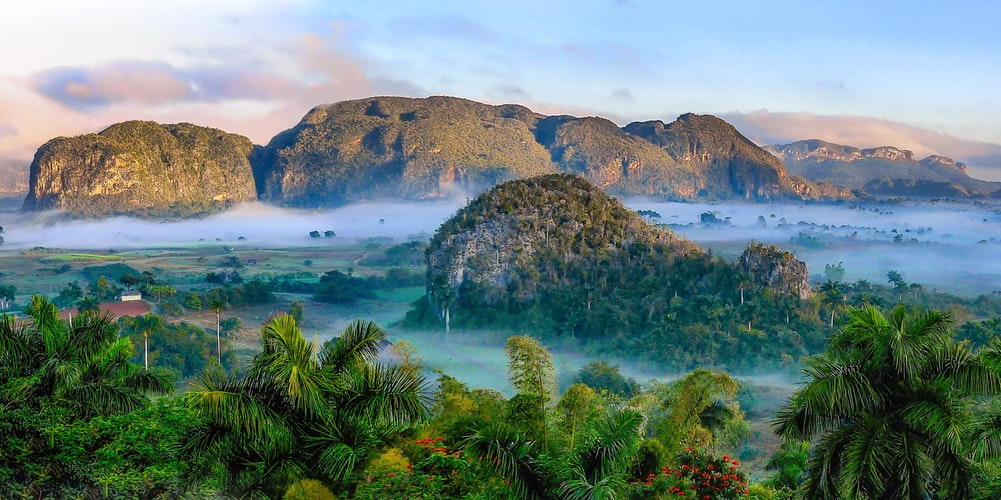
#> input picture Domasni/dom1/sample_nature.jpeg, 1001 x 500 px, given in place of lena.png, which was not available
$ python compass_operator.py
#> lines starting #> are read from the running program, lines starting #| are printed output that depends on the picture; after the words box and inside, x2 and y2 are one past the last pixel; in counts of white or black regions, pixels touching at a corner belong together; pictures that were not available may be replaced by others from this repository, and a replacement may not be noted
import cv2
import matplotlib.pyplot as plt
import numpy as np
import argparse

kernels = [
    np.array(([1, 1, 0], [1, 0, -1], [0, -1, -1]), dtype="float32"),
    np.array(([1, 1, 1], [0, 0, 0], [-1, -1, -1]), dtype="float32"),
    np.array(([0, 1, 1], [-1, 0, 1], [-1, -1, 0]), dtype="float32"),
    np.array(([1, 0, -1], [1, 0, -1], [1, 0, -1]), dtype="float32"),
    # Ostanatite 4 kerneli moze da se dobijat so mnozenje so -1 na ovie matrici
    # no zaradi poednostavuvanje ke bidat harkodirani

    np.array(([-1, -1, 0], [-1, 0, 1], [0, 1, 1]), dtype="float32"),
    np.array(([-1, -1, -1], [0, 0, 0], [1, 1, 1]), dtype="float32"),
    np.array(([0, -1, -1], [1, 0, -1], [1, 1, 0]), dtype="float32"),
    np.array(([-1, 0, 1], [-1, 0, 1], [-1, 0, 1]), dtype="float32"),
]


def apply_filters(src_img):
    """
    :param src_img:
    :return: Lista od 8 slika i vrz sekoja slika e apliciran po eden od 8 te kerneli
    """
    return [cv2.filter2D(src_img, -1, kernel) for kernel in kernels]


def show_all_filtered_images(f_imgs):
    k_c = 1
    for f_img in f_imgs:
        cv2.imshow("Source image filtered with Kernel #{}".format(k_c), f_img)
        cv2.waitKey(0)
        k_c += 1


def calculate_result(f_imgs, shape):
    return np.reshape(np.maximum.reduce([f_img.flatten() for f_img in f_imgs]), shape)


def threshold_edges(img, min_value):
    return cv2.threshold(img, min_value, 255, cv2.THRESH_BINARY)[1]


if __name__ == '__main__':
    src_image = cv2.imread("lena.png", 0)
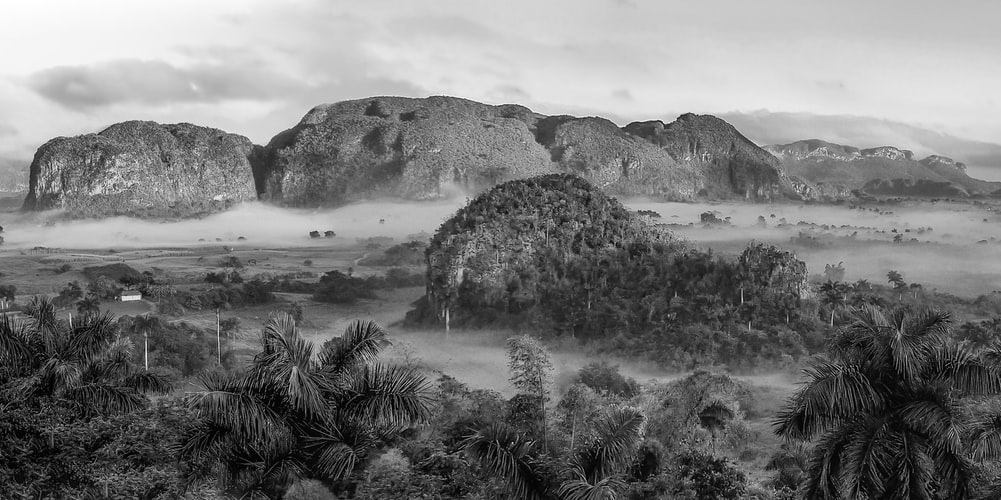
#> src_image: shape (500, 1001); min 0, max 255, mean 121
    filteredImgs = apply_filters(src_image)  # gi aplicirame 8-te
#> filteredImgs = 8 items

    # Prikaz na poedinecni aplikacii na sekoj kernel
    show_all_filtered_images(filteredImgs)
#> the loop in show_all_filtered_images, `for f_img in f_imgs:` made 8 passes
#> pass 1, in show_all_filtered_images, `cv2.imshow("Source image filtered with Kernel #{}".format(k_c), f_img)`:
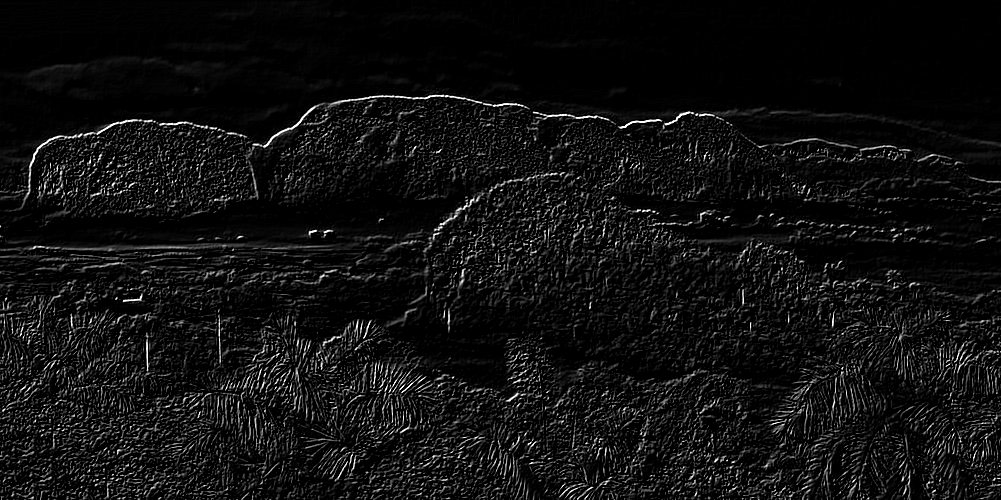
#> window 'Source image filtered with Ker': shape (500, 1001); min 0, max 255, mean 16.4
#> pass 2, in show_all_filtered_images, `cv2.imshow("Source image filtered with Kernel #{}".format(k_c), f_img)`:
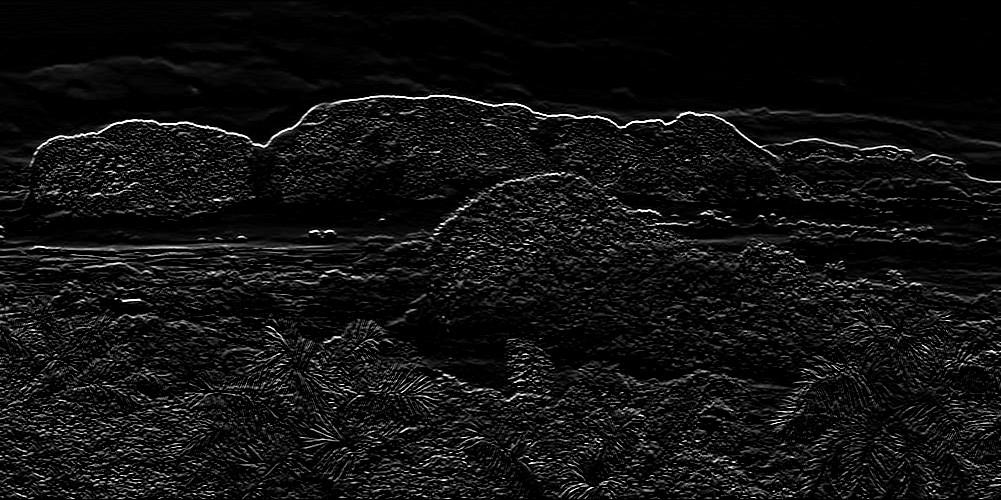
#> window 'Source image filtered with Ker': shape (500, 1001); min 0, max 255, mean 16.9
#> after the loop in show_all_filtered_images, `for f_img in f_imgs:`: k_c = 9
    img_edges = calculate_result(filteredImgs, filteredImgs[0].shape)
#> in calculate_result, `return np.reshape(np.maximum.reduce([f_img.flatten() for f_img in f_im..`:
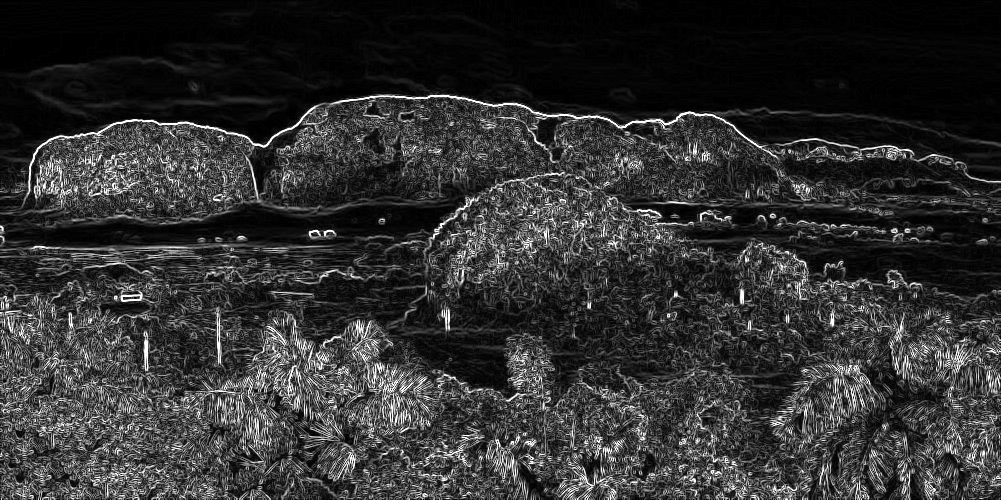
#> returned value: shape (500, 1001); min 0, max 255, mean 49.2

    # Prikaz na Originalnata slika i detektiranite rabovi
    cv2.imshow("Original Image", src_image)
    cv2.imshow("Detected Edges", img_edges)
    cv2.waitKey(0)
    cv2.destroyAllWindows()


    # Thresholding na detektiranite rabovi
    def on_trackbar(val):
        cv2.imshow("Thresholding Demo", threshold_edges(img_edges, val))
#> in threshold_edges, `return cv2.threshold(img, min_value, 255, cv2.THRESH_BINARY)[1]`:
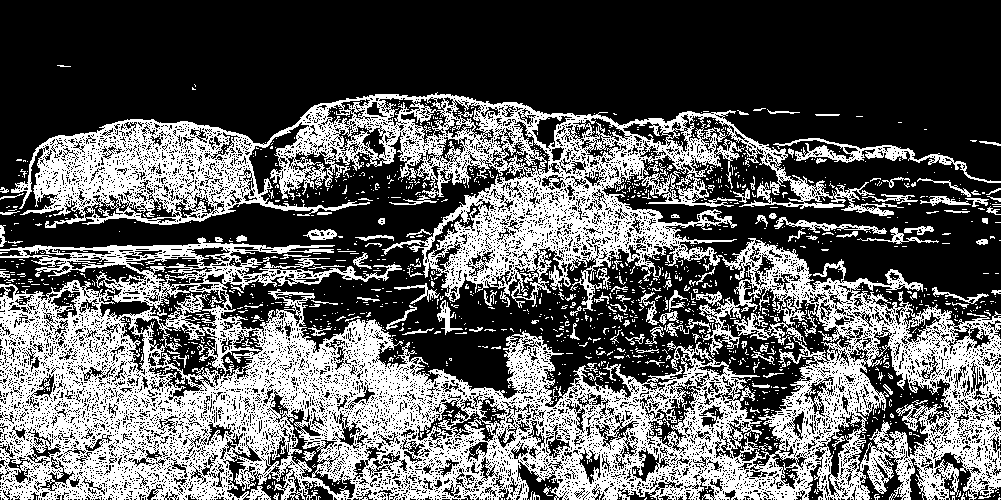
#> returned value: shape (500, 1001); 37.2% white; 1525 white regions (1392 under 20 px), largest, box (x1, y1, x2, y2) and area: (0, 92, 1001, 500) 171721, (773, 138, 1001, 183) 1581, (774, 217, 887, 234) 514


    cv2.namedWindow("Thresholding Demo")
    cv2.createTrackbar("Lower Threshold Value:", "Thresholding Demo", 0, 255, on_trackbar)
    on_trackbar(50)
    cv2.waitKey(0)

$ run again, on Domasni/dom5/database/Alterman_Jaffey_Ho_Location_Reviews.jpg
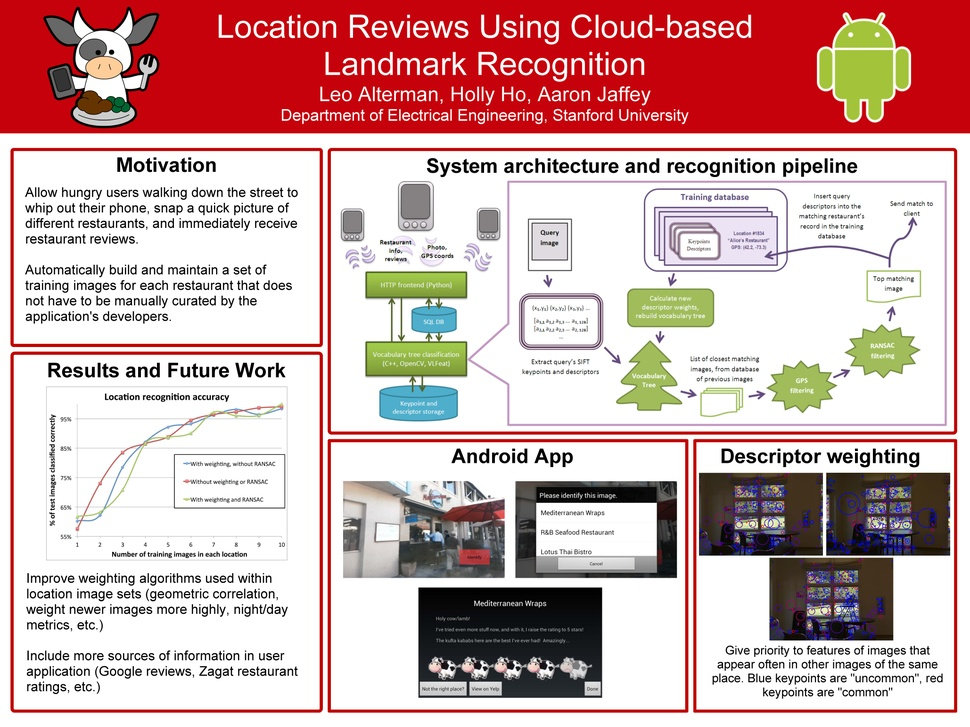
#> input picture Domasni/dom5/database/Alterman_Jaffey_Ho_Location_Reviews.jpg, 970 x 727 px, shrunk from 8230 x 6173 before the run, given in place of lena.png, which was not available
#> filteredImgs = 8 items
#> the loop in show_all_filtered_images, `for f_img in f_imgs:` made 8 passes
#> pass 1, in show_all_filtered_images, `cv2.imshow("Source image filtered with Kernel #{}".format(k_c), f_img)`:
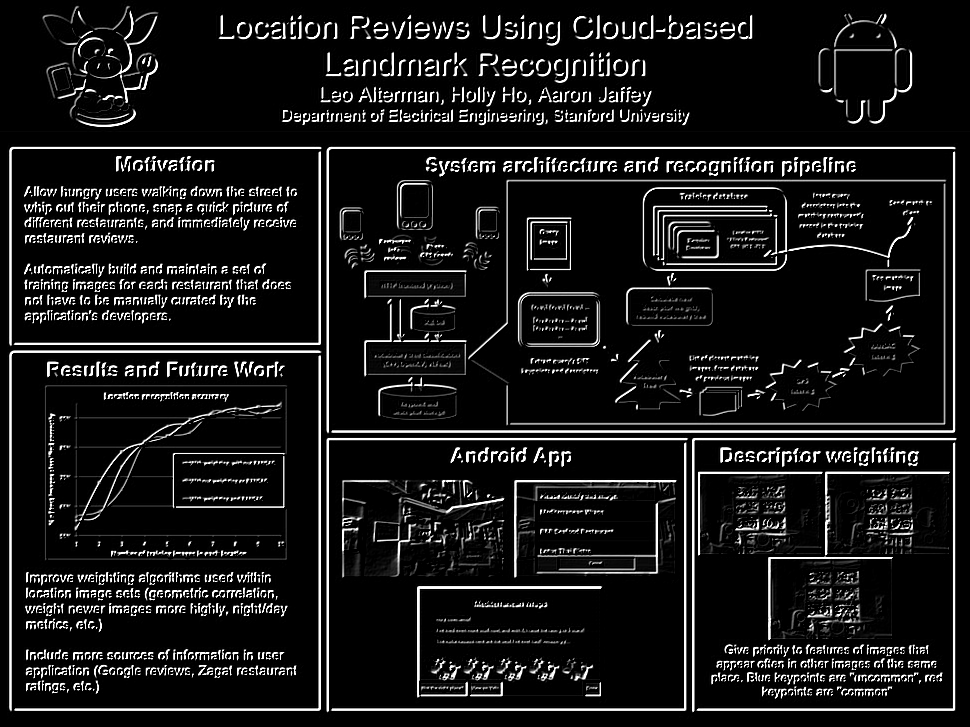
#> window 'Source image filtered with Ker': shape (727, 970); min 0, max 255, mean 24.7
#> after the loop in show_all_filtered_images, `for f_img in f_imgs:`: k_c = 9
#> in threshold_edges, `return cv2.threshold(img, min_value, 255, cv2.THRESH_BINARY)[1]`:
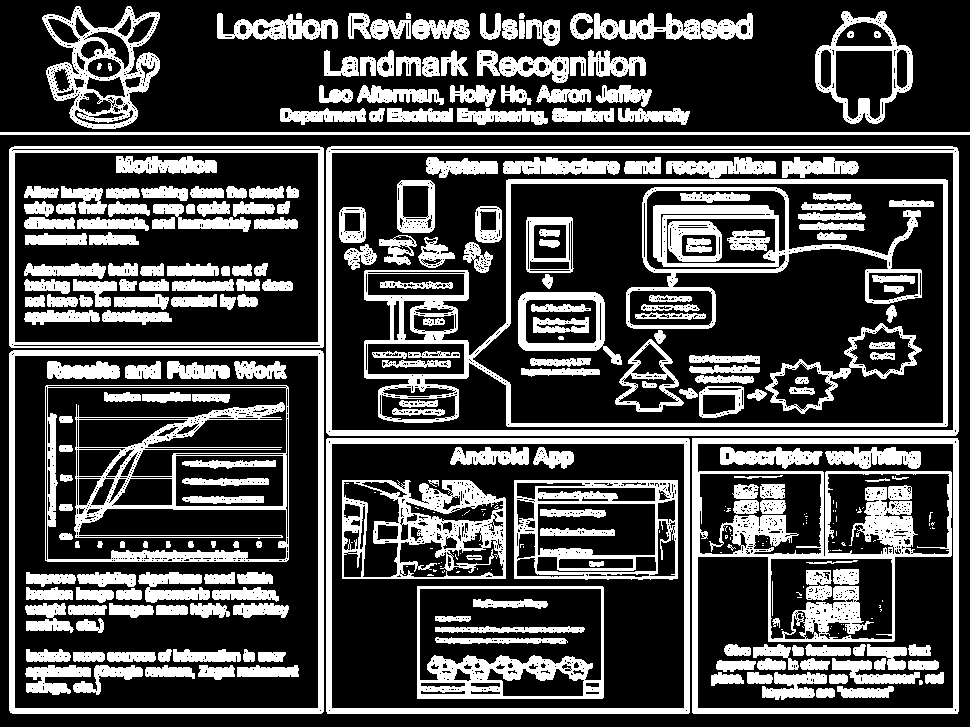
#> returned value: shape (727, 970); 29.9% white; 347 white regions (91 under 20 px), largest, box (x1, y1, x2, y2) and area: (692, 438, 959, 714) 16283, (364, 157, 948, 427) 12427, (326, 146, 959, 436) 10892
